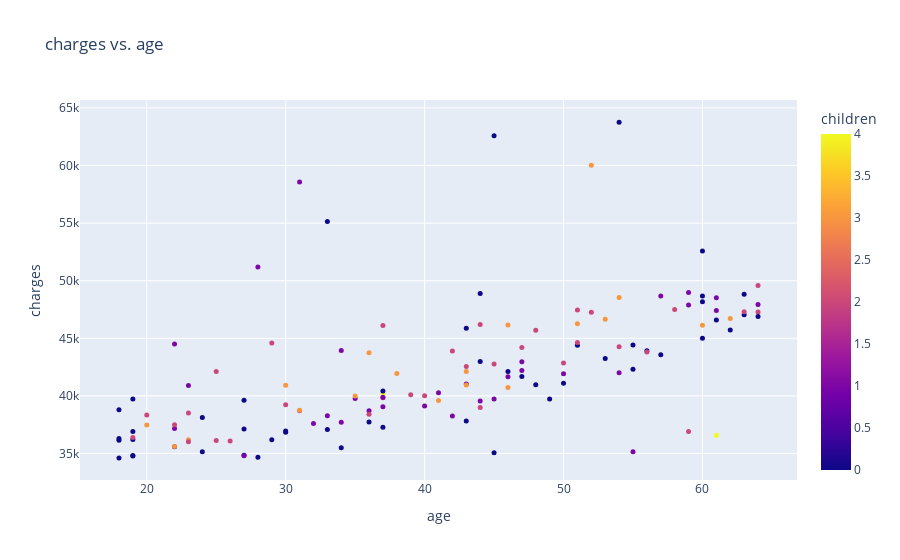

The cell this chart's notebook holds for it:
### Markdown cell above
We are now analyzing the outlier of charges. This was a very interesting finding. Most of the people that have high amount in health insurance bills are smokers.  The charges are irrespective of the gender and region they reside in. 
Hence most of the outlier in "charges" column is caused by the people who smoke more.
Now lets test out if the no of childern will effect the triggering of high insurance charges or not.

### Code cell
outlier_visuals.comparitive_scatter_plot(col="age", row="charges", color="children", extra_data=['sex', 'region'])

### Figure 1 — Plotly figure (JSON) as saved in the notebook; plotly's stock layout.template omitted (floating-point values rounded to 4 significant figures; data arrays with more than 128 entries replaced by an {"elided": "..."} marker saying what was removed)
{"data": [{"customdata": {"elided": "139x2 int values"}, "hovertemplate": "age=%{x}<br>charges=%{y}<br>sex=%{customdata[0]}<br>region=%{customdata[1]}<br>children=%{marker.color}<extra></extra>", "legendgroup": "", "marker": {"color": {"elided": "139 int values"}, "coloraxis": "coloraxis", "opacity": 1, "size": 5, "symbol": "circle"}, "mode": "markers", "name": "", "orientation": "v", "showlegend": false, "type": "scatter", "x": {"elided": "139 int values"}, "xaxis": "x", "y": {"elided": "139 float values"}, "yaxis": "y"}], "layout": {"coloraxis": {"colorbar": {"title": {"text": "children"}}, "colorscale": [[0, "#0d0887"], [0.1111, "#46039f"], [0.2222, "#7201a8"], [0.3333, "#9c179e"], [0.4444, "#bd3786"], [0.5556, "#d8576b"], [0.6667, "#ed7953"], [0.7778, "#fb9f3a"], [0.8889, "#fdca26"], [1, "#f0f921"]]}, "legend": {"tracegroupgap": 0}, "title": {"text": "charges vs. age"}, "xaxis": {"anchor": "y", "domain": [0, 1], "title": {"text": "age"}}, "yaxis": {"anchor": "x", "domain": [0, 1], "title": {"text": "charges"}}}}
